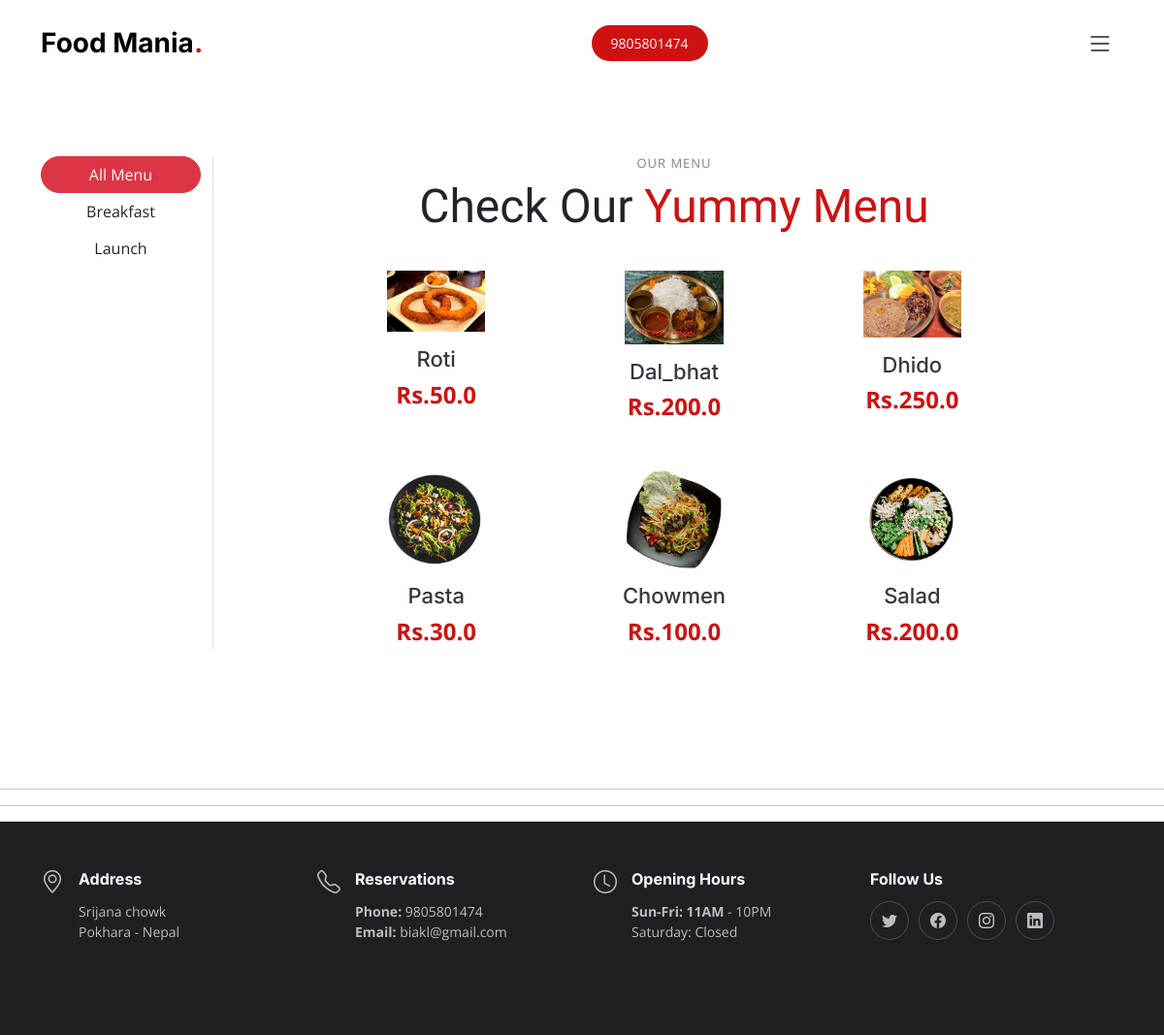
The app's page /menu/ with its own data.
### hotel/models.py (models this page shows, shortened)
class Category(models.Model):
    name = models.CharField(max_length=100)

class MenuItem(models.Model):
    name = models.CharField(max_length=100)
    price = models.FloatField()
    description = models.TextField()
    category = models.ForeignKey('Category', on_delete=models.CASCADE)
    slug = models.SlugField(unique=True)
    image = models.ImageField(upload_to='menuimg')

### hotel/views.py (the view)
# urls.py: path('menu/', views.menu, name='menu'),
def menu(request, menu=None):
    if menu == None:
        menuitem = MenuItem.objects.all()
    else:
        menuitem = MenuItem.objects.filter(category__name=menu)
    categories = Category.objects.all()
    context = {
        'categories': categories,
        'menuitem': menuitem,
    }
    return render(request, 'hotel/menu.html', context)

### hotel/templates/hotel/menu.html (shortened to what this page needs)
{% extends 'hotel/base.html' %} {% load static %}
{% block title %}Buy Now{% endblock title %} {% block main-content %}
<section>
  <div class="container my-5">
    <div class="row">
      <div class="col-sm-2 border-end">
        <div class="list-unstyled">
          <li class="d-grid">
            {% url 'menu' as url %}
            <a
              href="{{url}}"
              class="btn rounded-pill {% if request.path == url %}btn-danger{% endif %}"
              >All Menu</a
            >
            {% for c in categories %} {% url 'menuitem' c.name as url %}
            <a
              href="{{url}}"
              class="btn rounded-pill {% if request.path == url %}btn-danger{% endif %}"
              >{{c.name}}</a
            >
            {% endfor %}
          </li>
        </div>
      </div>
      <div class="col-sm-8 offset-sm-1 menu">
        <div class="container" data-aos="fade-up">
          <div class="section-header">
            <h2>Our Menu</h2>
            <p>Check Our <span>Yummy Menu</span></p>
          </div>
          <div class="tab-content" data-aos="fade-up" data-aos-delay="300">
            <div class="tab-pane fade active show">
              <div class="row gy-5">
                {% for i in menuitem %}
                <div class="col-lg-4 menu-item">
                  <a href="{% url 'item-detail' i.id %}">
                    <img
                      src="{{i.image.url}}"
                      alt=""
                      class="menu-img img-fluid"
                    />
                  </a>
                  <h4>{{i.name}}</h4>
                  <div class="price">Rs.{{i.price}}</div>
                </div>
                {% endfor %}
              </div>
            </div>
          </div>
        </div>
      </div>
    </div>
  </div>
</section>
{% endblock main-content %}

### static/assets/css/main.css (style rules this page uses)
:root { --font-default: "Open Sans", system-ui, -apple-system, "Segoe UI", Roboto, "Helvetica Neue", Arial, "Noto Sans", "Liberation Sans", sans-serif, "Apple Color Emoji", "Segoe UI Emoji", "Segoe UI Symbol", "Noto Color Emoji"; --font-primary: "Amatic SC", sans-serif; --font-secondary: "Inter", sans-serif; }
:root { --color-default: #212529; --color-primary: #ce1212; --color-secondary: #37373f; }
:root { scroll-behavior: smooth; }
body { font-family: var(--font-default); color: var(--color-default); }
a { color: var(--color-primary); text-decoration: none; }
h1, h2, h3, h4, h5, h6 { font-family: var(--font-secondary); }
section { overflow: hidden; padding: 80px 0; }
.section-header { text-align: center; padding-bottom: 30px; }
.section-header h2 { font-size: 13px; letter-spacing: 1px; font-weight: 400; margin: 0; padding: 0; color: #7f7f90; text-transform: uppercase; font-family: var(--font-default); }
.section-header p { margin: 0; font-size: 48px; font-weight: 400; font-family: var(--font-primary); }
.section-header p span { color: var(--color-primary); }
section { scroll-margin-top: 90px; }
.menu .tab-content .menu-item { -moz-text-align-last: center; text-align-last: center; }
.menu .tab-content .menu-item .menu-img { padding: 0 60px; margin-bottom: 15px; }
.menu .tab-content .menu-item h4 { font-size: 22px; font-weight: 500; color: var(--color-secondary); font-family: var(--font-secondary); font-weight: 30px; margin-bottom: 5px; }
.menu .tab-content .menu-item .price { font-size: 24px; font-weight: 700; color: var(--color-primary); }

### records on screen
Category: name "Breakfast"
Category: name "Launch"
MenuItem: image (picture), name "Roti", price "50.0"
MenuItem: image (picture), name "Dal_bhat", price "200.0"
MenuItem: image (picture), name "Dhido", price "250.0"
MenuItem: image (picture), name "Pasta", price "30.0"
MenuItem: image (picture), name "Chowmen", price "100.0"
MenuItem: image (picture), name "Salad", price "200.0"
